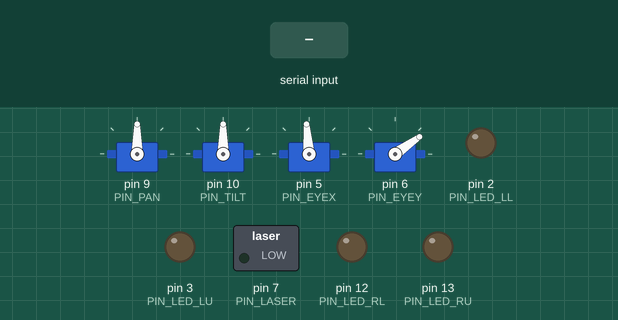
Recording of a sketch running on a simulated Arduino Uno, built with avr-gcc and run on an emulated ATmega328P. Shown: 4 × servo, switched loads named in the sketch (green lamp = pin HIGH), output pins drawn as LEDs (lit = HIGH). The test bench sets the inputs (shaded band). What the sketch prints to the serial monitor is not drawn.

Above: at 1.2 s.
1.3 s: "F90\n" received over Serial
At 1.47 s:
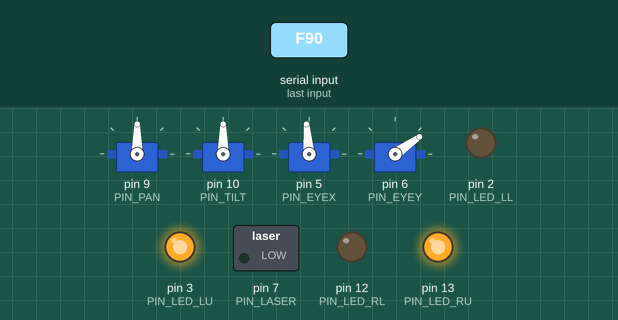
At 1.84 s:
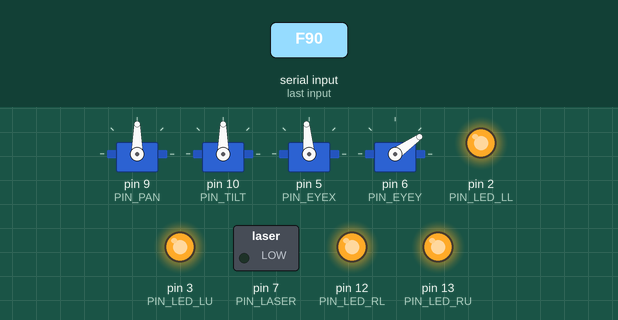
4.3 s: "L,0\n" received over Serial
5.8 s: "L,1\n" received over Serial
Timing chart, 0 to 8.8 s (numbered marks = the images above; inputs shaded):
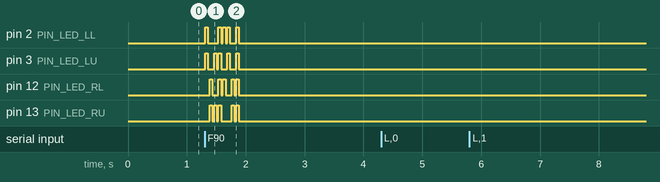

Measured:
- after the input at 1.3 s, pin 12 (PIN_LED_RL): LOW → HIGH after 0.09 s, then repeats every 0.23 s: LOW 0.11 s, HIGH 0.05 s, LOW 0.03 s, HIGH 0.05 s, until it stays LOW from 1.9 s
- after the input at 4.3 s, every drawn part: stays the same
- after the input at 5.8 s, every drawn part: stays the same

The sketch:

turret_firmware.ino
```cpp
/*
 * Portal Turret firmware — Arduino Uno R4 (Minima/WiFi).
 *
 * Görevi "aptal" olmak: Pi'den seri ile gelen hedef açıları slew-rate
 * limitli uygular, lazeri yönetir, komut kesilirse güvenli duruşa geçer.
 * Tüm zekâ (görüntü, kalibrasyon, durum makinesi) Pi tarafında.
 *
 * Protokol (Pi -> Arduino), satır sonu '\n':
 *   T,<pan>,<tilt>,<eyeX>,<eyeY>,<laser>
 *   açılar 0-180 tamsayı, laser 0/1
 * Örnek:  T,90,90,90,90,1
 *
 * Arduino -> Pi: her komutta "OK\n" (Pi heartbeat doğrulaması için, isteğe bağlı).
 *
 * GÜÇ: Servolar AYRI 5-6V kaynaktan beslenir. Arduino GND <-> servo GND ortak.
 *      Servo V+ KESİNLİKLE Arduino 5V pininden çekilmez (MG996R stall ~2A).
 */

#include <Servo.h>

// ---- Pin haritası ----
const int PIN_PAN     = 9;
const int PIN_TILT    = 10;
const int PIN_EYEX    = 5;
const int PIN_EYEY    = 6;
const int PIN_LASER   = 7;
// Namlu LED'leri (her LED için 470Ω seri direnç!)
const int PIN_LED_LL  = 2;   // sol alt
const int PIN_LED_LU  = 3;   // sol üst
const int PIN_LED_RL  = 12;  // sağ alt
const int PIN_LED_RU  = 13;  // sağ üst

// ---- Ayarlar ----
const unsigned long BAUD          = 115200;
const unsigned long LOOP_MS       = 15;     // servo güncelleme periyodu
const float         MAX_STEP_DEG  = 3.0;    // döngü başına max açı değişimi (slew)
const unsigned long FAILSAFE_MS   = 500;    // bu süre komut gelmezse merkeze dön
const unsigned long FIRE_MS       = 600;    // ateş efekti toplam süresi

// Her servonun KENDİ güvenli merkezi. Açılışta ve komut kesilince
// (failsafe) servolar buraya yumuşakça gelir. Göz değerleri elle ölçüldü:
// eyeX 55(sol)-135(sağ), eyeY 0(yukarı)-70(aşağı).
const int CEN_PAN  = 90;   // yeni mekanik merkez (genişlik 70)
const int CEN_TILT = 90;   // yeni mekanik merkez (genişlik 110)
const int CEN_EYEX = 95;   // sol55-sağ135 ortası
const int CEN_EYEY = 35;   // yukarı0-aşağı70 ortası

// GÜVENLİ KENAR LİMİTLERİ — firmware bu aralık DIŞINA asla çıkmaz.
// (Ne gelirse gelsin servo zorlanmaz; çift güvenlik.)
// Göz değerleri ölçüldü. Pan/Tilt GEÇİCİ tahmin — büyük servo testinden
// sonra gerçek ölçümle güncellenecek.
const int PAN_MIN  = 55,  PAN_MAX  = 125;   // merkez 90, genişlik 70
const int TILT_MIN = 35,  TILT_MAX = 145;   // merkez 90, genişlik 110
const int EYEX_MIN = 55,  EYEX_MAX = 135;
const int EYEY_MIN = 0,   EYEY_MAX = 70;

Servo sPan, sTilt, sEyeX, sEyeY;

// Hedef ve mevcut açılar (float = pürüzsüz slew)
float tgtPan = CEN_PAN, tgtTilt = CEN_TILT, tgtEyeX = CEN_EYEX, tgtEyeY = CEN_EYEY;
float curPan = CEN_PAN, curTilt = CEN_TILT, curEyeX = CEN_EYEX, curEyeY = CEN_EYEY;
int   laserState = 0;

// true: güvenli kenar limitleri uygulanır (normal/main.py).
// false: ham mod, sadece mutlak 0-180 (serial_test ile sınır bulma).
// "L,0" / "L,1" komutuyla değişir; varsayılan güvenli (true).
bool  limitsOn = true;

// Ateş efekti durumu — "F" komutu ile tetiklenir.
unsigned long fireStartMs = 0;
bool          fireActive  = false;

unsigned long lastCmdMs = 0;
unsigned long lastLoopMs = 0;

char  buf[48];
uint8_t bufLen = 0;

int clampRange(int v, int lo, int hi) {
  if (v < lo) return lo;
  if (v > hi) return hi;
  return v;
}

// curr'i tgt'ye doğru en fazla MAX_STEP_DEG kadar yaklaştır.
float slew(float cur, float tgt) {
  float d = tgt - cur;
  if (d >  MAX_STEP_DEG) d =  MAX_STEP_DEG;
  if (d < -MAX_STEP_DEG) d = -MAX_STEP_DEG;
  return cur + d;
}

void attachAll() {
  sPan.attach(PIN_PAN);
  sTilt.attach(PIN_TILT);
  sEyeX.attach(PIN_EYEX);
  sEyeY.attach(PIN_EYEY);
}

void setLeds(uint8_t mask) {
  digitalWrite(PIN_LED_LL, (mask & 0b0001) ? HIGH : LOW);
  digitalWrite(PIN_LED_LU, (mask & 0b0010) ? HIGH : LOW);
  digitalWrite(PIN_LED_RL, (mask & 0b0100) ? HIGH : LOW);
  digitalWrite(PIN_LED_RU, (mask & 0b1000) ? HIGH : LOW);
}

// Sahnedeki ateş efekti — millis() tabanlı, blocking değil.
// 8 ardışık "patlama", her biri ~75ms; %~73 açık, %27 kapalı (parıltı hissi).
void updateFireFx(unsigned long now) {
  if (!fireActive) return;
  unsigned long el = now - fireStartMs;
  if (el >= FIRE_MS) {
    fireActive = false;
    setLeds(0);
    return;
  }
  static const uint8_t pat[8] = {
    0b0011, // sol alt+üst
    0b1100, // sağ alt+üst
    0b1010, // üst çapraz (LU+RU)
    0b1111, // hepsi (büyük flash)
    0b0101, // alt çapraz (LL+RL)
    0b0011,
    0b1100,
    0b1111
  };
  int b = (int)(el / 75); if (b > 7) b = 7;
  bool gate = (el % 75) < 55;          // ışıklar her patlamada kısa söner
  setLeds(gate ? pat[b] : 0);
}

void applyCommand(char *line) {
  // "F" -> ateş efektini başlat
  if (line[0] == 'F') {
    fireStartMs = millis();
    fireActive = true;
    return;
  }

  // "L,<0|1>" -> limit modunu değiştir (0=ham, 1=güvenli)
  if (line[0] == 'L') {
    strtok(line, ",");
    char *lv = strtok(NULL, ",");
    if (lv) {
      limitsOn = (atoi(lv) != 0);
      Serial.println(limitsOn ? "LIM_ON" : "LIM_OFF");
    }
    return;
  }

  // "T,pan,tilt,eyeX,eyeY,laser"
  if (line[0] != 'T') return;
  strtok(line, ",");                    // "T"
  char *sp = strtok(NULL, ",");
  char *st = strtok(NULL, ",");
  char *sx = strtok(NULL, ",");
  char *sy = strtok(NULL, ",");
  char *sl = strtok(NULL, ",");
  if (!sp || !st || !sx || !sy || !sl) return;

  // limitsOn ? güvenli kenarlar : sadece mutlak 0-180
  int pLo = limitsOn ? PAN_MIN  : 0, pHi = limitsOn ? PAN_MAX  : 180;
  int tLo = limitsOn ? TILT_MIN : 0, tHi = limitsOn ? TILT_MAX : 180;
  int xLo = limitsOn ? EYEX_MIN : 0, xHi = limitsOn ? EYEX_MAX : 180;
  int yLo = limitsOn ? EYEY_MIN : 0, yHi = limitsOn ? EYEY_MAX : 180;

  tgtPan  = clampRange(atoi(sp), pLo, pHi);
  tgtTilt = clampRange(atoi(st), tLo, tHi);
  tgtEyeX = clampRange(atoi(sx), xLo, xHi);
  tgtEyeY = clampRange(atoi(sy), yLo, yHi);
  laserState = atoi(sl) ? 1 : 0;

  lastCmdMs = millis();
  Serial.println("OK");
}

void readSerial() {
  while (Serial.available() > 0) {
    char c = (char)Serial.read();
    if (c == '\n' || c == '\r') {
      if (bufLen > 0) {
        buf[bufLen] = '\0';
        applyCommand(buf);
        bufLen = 0;
      }
    } else if (bufLen < sizeof(buf) - 1) {
      buf[bufLen++] = c;
    } else {
      bufLen = 0; // taşma -> satırı at
    }
  }
}

void setup() {
  Serial.begin(BAUD);

  pinMode(PIN_LASER, OUTPUT);
  digitalWrite(PIN_LASER, LOW);

  pinMode(PIN_LED_LL, OUTPUT);
  pinMode(PIN_LED_LU, OUTPUT);
  pinMode(PIN_LED_RL, OUTPUT);
  pinMode(PIN_LED_RU, OUTPUT);
  setLeds(0);

  // Açılışta belirlenen GÜVENLİ merkeze al ve orada tut.
  curPan = tgtPan = CEN_PAN;
  curTilt = tgtTilt = CEN_TILT;
  curEyeX = tgtEyeX = CEN_EYEX;
  curEyeY = tgtEyeY = CEN_EYEY;

  attachAll();
  sPan.write(CEN_PAN);
  sTilt.write(CEN_TILT);
  sEyeX.write(CEN_EYEX);
  sEyeY.write(CEN_EYEY);

  lastCmdMs = millis();
}

void loop() {
  readSerial();

  unsigned long now = millis();
  if (now - lastLoopMs < LOOP_MS) return;
  lastLoopMs = now;

  // Failsafe: komut kesilirse belirlenen GÜVENLİ merkeze yumuşakça dön,
  // lazeri kapat. (Merkezler ölçülerek doğrulandı, zorlama yok.)
  if (now - lastCmdMs > FAILSAFE_MS) {
    tgtPan = CEN_PAN; tgtTilt = CEN_TILT;
    tgtEyeX = CEN_EYEX; tgtEyeY = CEN_EYEY;
    laserState = 0;
  }

  curPan  = slew(curPan,  tgtPan);
  curTilt = slew(curTilt, tgtTilt);
  curEyeX = slew(curEyeX, tgtEyeX);
  curEyeY = slew(curEyeY, tgtEyeY);

  sPan.write((int)(curPan  + 0.5));
  sTilt.write((int)(curTilt + 0.5));
  sEyeX.write((int)(curEyeX + 0.5));
  sEyeY.write((int)(curEyeY + 0.5));

  digitalWrite(PIN_LASER, laserState ? HIGH : LOW);

  updateFireFx(now);
}
```
